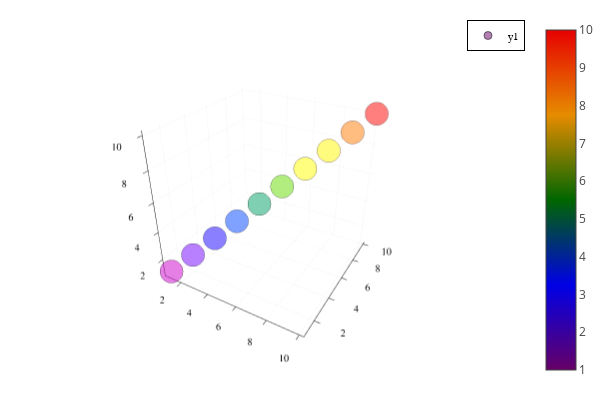

Notebook cell for this chart:
### Code cell
using Plots
plotlyjs()
scatter(1:10,1:10,1:10,marker_z=1:10,seriescolor=:darkrainbow,alpha=0.5)

### Figure 1 — Plotly figure (JSON) as saved in the notebook; plotly's stock layout.template omitted (floating-point values rounded to 4 significant figures)
{"data": [{"colorbar": {"title": ""}, "legendgroup": "y1", "marker": {"color": "rgba(102, 0, 102, 0.500)", "line": {"color": "rgba(0, 0, 0, 0.500)", "width": 1}, "size": 8, "symbol": "circle"}, "mode": "markers", "name": "y1", "scene": "scene", "showlegend": true, "type": "scatter3d", "x": [1], "xaxis": "x", "y": [1], "yaxis": "y", "z": [1], "zaxis": "z", "zmax": 10, "zmin": 1}, {"colorbar": {"title": ""}, "legendgroup": "y1", "marker": {"color": "rgba(57, 0, 159, 0.500)", "line": {"color": "rgba(0, 0, 0, 0.500)", "width": 1}, "size": 8, "symbol": "circle"}, "mode": "markers", "name": "y1", "scene": "scene", "showlegend": false, "type": "scatter3d", "x": [2], "xaxis": "x", "y": [2], "yaxis": "y", "z": [2], "zaxis": "z", "zmax": 10, "zmin": 1}, {"colorbar": {"title": ""}, "legendgroup": "y1", "marker": {"color": "rgba(11, 0, 215, 0.500)", "line": {"color": "rgba(0, 0, 0, 0.500)", "width": 1}, "size": 8, "symbol": "circle"}, "mode": "markers", "name": "y1", "scene": "scene", "showlegend": false, "type": "scatter3d", "x": [3], "xaxis": "x", "y": [3], "yaxis": "y", "z": [3], "zaxis": "z", "zmax": 10, "zmin": 1}, {"colorbar": {"title": ""}, "legendgroup": "y1", "marker": {"color": "rgba(0, 34, 153, 0.500)", "line": {"color": "rgba(0, 0, 0, 0.500)", "width": 1}, "size": 8, "symbol": "circle"}, "mode": "markers", "name": "y1", "scene": "scene", "showlegend": false, "type": "scatter3d", "x": [4], "xaxis": "x", "y": [4], "yaxis": "y", "z": [4], "zaxis": "z", "zmax": 10, "zmin": 1}, {"colorbar": {"title": ""}, "legendgroup": "y1", "marker": {"color": "rgba(0, 80, 51, 0.500)", "line": {"color": "rgba(0, 0, 0, 0.500)", "width": 1}, "size": 8, "symbol": "circle"}, "mode": "markers", "name": "y1", "scene": "scene", "showlegend": false, "type": "scatter3d", "x": [5], "xaxis": "x", "y": [5], "yaxis": "y", "z": [5], "zaxis": "z", "zmax": 10, "zmin": 1}, {"colorbar": {"title": ""}, "legendgroup": "y1", "marker": {"color": "rgba(51, 111, 0, 0.500)", "line": {"color": "rgba(0, 0, 0, 0.500)", "width": 1}, "size": 8, "symbol": "circle"}, "mode": "markers", "name": "y1", "scene": "scene", "showlegend": false, "type": "scatter3d", "x": [6], "xaxis": "x", "y": [6], "yaxis": "y", "z": [6], "zaxis": "z", "zmax": 10, "zmin": 1}, {"colorbar": {"title": ""}, "legendgroup": "y1", "marker": {"color": "rgba(153, 127, 0, 0.500)", "line": {"color": "rgba(0, 0, 0, 0.500)", "width": 1}, "size": 8, "symbol": "circle"}, "mode": "markers", "name": "y1", "scene": "scene", "showlegend": false, "type": "scatter3d", "x": [7], "xaxis": "x", "y": [7], "yaxis": "y", "z": [7], "zaxis": "z", "zmax": 10, "zmin": 1}, {"colorbar": {"title": ""}, "legendgroup": "y1", "marker": {"color": "rgba(230, 124, 0, 0.500)", "line": {"color": "rgba(0, 0, 0, 0.500)", "width": 1}, "size": 8, "symbol": "circle"}, "mode": "markers", "name": "y1", "scene": "scene", "showlegend": false, "type": "scatter3d", "x": [8], "xaxis": "x", "y": [8], "yaxis": "y", "z": [8], "zaxis": "z", "zmax": 10, "zmin": 1}, {"colorbar": {"title": ""}, "legendgroup": "y1", "marker": {"color": "rgba(230, 62, 0, 0.500)", "line": {"color": "rgba(0, 0, 0, 0.500)", "width": 1}, "size": 8, "symbol": "circle"}, "mode": "markers", "name": "y1", "scene": "scene", "showlegend": false, "type": "scatter3d", "x": [9], "xaxis": "x", "y": [9], "yaxis": "y", "z": [9], "zaxis": "z", "zmax": 10, "zmin": 1}, {"colorbar": {"title": ""}, "legendgroup": "y1", "marker": {"color": "rgba(230, 0, 0, 0.500)", "line": {"color": "rgba(0, 0, 0, 0.500)", "width": 1}, "size": 8, "symbol": "circle"}, "mode": "markers", "name": "y1", "scene": "scene", "showlegend": false, "type": "scatter3d", "x": [10], "xaxis": "x", "y": [10], "yaxis": "y", "z": [10], "zaxis": "z", "zmax": 10, "zmin": 1}, {"colorbar": {"title": ""}, "hoverinfo": "none", "marker": {"cmax": 10, "cmin": 1, "color": [0.5], "colorscale": [[0, "rgba(102, 0, 102, 1.000)"], [0.25, "rgba(0, 0, 230, 1.000)"], [0.5, "rgba(0, 102, 0, 1.000)"], [0.75, "rgba(230, 140, 0, 1.000)"], [1, "rgba(230, 0, 0, 1.000)"]], "opacity": 1e-10, "showscale": true, "size": 1e-10}, "mode": "markers", "name": "y1", "scene": "scene", "showlegend": false, "type": "scatter3d", "x": [1], "xaxis": "x", "y": [1], "yaxis": "y", "z": [1], "zaxis": "z", "zmax": 10, "zmin": 1}], "layout": {"annotations": [], "height": 400, "legend": {"bgcolor": "rgba(255, 255, 255, 1.000)", "bordercolor": "rgba(0, 0, 0, 1.000)", "borderwidth": 1, "font": {"color": "rgba(0, 0, 0, 1.000)", "family": "sans-serif", "size": 11}, "title": {"font": {"color": "rgba(0, 0, 0, 1.000)", "family": "sans-serif", "size": 15}, "text": ""}, "tracegroupgap": 0, "traceorder": "normal", "x": 1, "xanchor": "auto", "y": 1, "yanchor": "auto"}, "margin": {"b": 20, "l": 0, "r": 0, "t": 20}, "paper_bgcolor": "rgba(255, 255, 255, 1.000)", "plot_bgcolor": "rgba(255, 255, 255, 1.000)", "scene": {"camera": {"eye": {"x": 1.126, "y": -1.95, "z": 1.3}}, "domain": {"x": [0.03619, 0.9934], "y": [0.03762, 0.9902]}, "xaxis": {"gridcolor": "rgba(0, 0, 0, 0.100)", "gridwidth": 0.5, "linecolor": "rgba(0, 0, 0, 1.000)", "mirror": false, "range": [0.73, 10.27], "showgrid": true, "showline": true, "showticklabels": true, "tickangle": 0, "tickcolor": "rgb(0, 0, 0)", "tickfont": {"color": "rgba(0, 0, 0, 1.000)", "family": "sans-serif", "size": 11}, "tickmode": "array", "ticks": "inside", "ticktext": ["2", "4", "6", "8", "10"], "tickvals": [2, 4, 6, 8, 10], "title": "", "titlefont": {"color": "rgba(0, 0, 0, 1.000)", "family": "sans-serif", "size": 15}, "type": "-", "visible": true, "zeroline": false, "zerolinecolor": "rgba(0, 0, 0, 1.000)"}, "yaxis": {"gridcolor": "rgba(0, 0, 0, 0.100)", "gridwidth": 0.5, "linecolor": "rgba(0, 0, 0, 1.000)", "mirror": false, "range": [0.73, 10.27], "showgrid": true, "showline": true, "showticklabels": true, "tickangle": 0, "tickcolor": "rgb(0, 0, 0)", "tickfont": {"color": "rgba(0, 0, 0, 1.000)", "family": "sans-serif", "size": 11}, "tickmode": "array", "ticks": "inside", "ticktext": ["2", "4", "6", "8", "10"], "tickvals": [2, 4, 6, 8, 10], "title": "", "titlefont": {"color": "rgba(0, 0, 0, 1.000)", "family": "sans-serif", "size": 15}, "type": "-", "visible": true, "zeroline": false, "zerolinecolor": "rgba(0, 0, 0, 1.000)"}, "zaxis": {"gridcolor": "rgba(0, 0, 0, 0.100)", "gridwidth": 0.5, "linecolor": "rgba(0, 0, 0, 1.000)", "mirror": false, "range": [0.73, 10.27], "showgrid": true, "showline": true, "showticklabels": true, "tickangle": 0, "tickcolor": "rgb(0, 0, 0)", "tickfont": {"color": "rgba(0, 0, 0, 1.000)", "family": "sans-serif", "size": 11}, "tickmode": "array", "ticks": "inside", "ticktext": ["2", "4", "6", "8", "10"], "tickvals": [2, 4, 6, 8, 10], "title": "", "titlefont": {"color": "rgba(0, 0, 0, 1.000)", "family": "sans-serif", "size": 15}, "type": "-", "visible": true, "zeroline": false, "zerolinecolor": "rgba(0, 0, 0, 1.000)"}}, "showlegend": true, "width": 600}}
